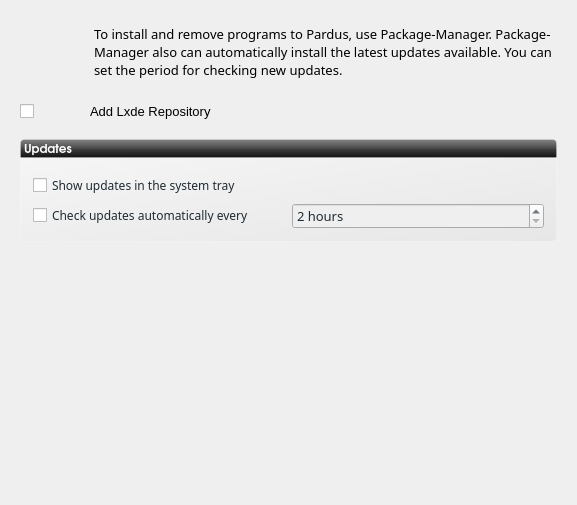
<?xml version="1.0" encoding="UTF-8"?>
<ui version="4.0">
 <class>packageWidget</class>
 <widget class="QWidget" name="packageWidget">
  <property name="geometry">
   <rect>
    <x>0</x>
    <y>0</y>
    <width>577</width>
    <height>505</height>
   </rect>
  </property>
  <property name="windowTitle">
   <string>Packages</string>
  </property>
  <property name="styleSheet">
   <string notr="true"/>
  </property>
  <layout class="QGridLayout" name="gridLayout">
   <property name="margin">
    <number>20</number>
   </property>
   <property name="spacing">
    <number>0</number>
   </property>
   <item row="5" column="0">
    <layout class="QVBoxLayout" name="verticalLayout_3">
     <item>
      <widget class="QGroupBox" name="groupBoxUpdates">
       <property name="sizePolicy">
        <sizepolicy hsizetype="Expanding" vsizetype="Preferred">
         <horstretch>0</horstretch>
         <verstretch>0</verstretch>
        </sizepolicy>
       </property>
       <property name="font">
        <font>
         <family>Sans Serif</family>
         <pointsize>10</pointsize>
         <weight>75</weight>
         <bold>true</bold>
        </font>
       </property>
       <property name="styleSheet">
        <string notr="true">#groupBoxUpdates{
background-color: qlineargradient(spread:pad, x1:1, y1:1, x2:0, y2:0, stop:0 rgba(219, 219, 219, 100), stop:1 rgba(255, 255, 255, 100));
border: 1px solid rgba(255,255,255,50);
border-bottom-left-radius: 4px;
border-bottom-right-radius: 4px;
}</string>
       </property>
       <property name="title">
        <string/>
       </property>
       <property name="flat">
        <bool>true</bool>
       </property>
       <layout class="QVBoxLayout" name="verticalLayout">
        <property name="margin">
         <number>10</number>
        </property>
        <item>
         <widget class="QCheckBox" name="showTray">
          <property name="font">
           <font>
            <family>Sans Serif</family>
            <pointsize>9</pointsize>
           </font>
          </property>
          <property name="styleSheet">
           <string notr="true">color: rgb(30, 43, 51)</string>
          </property>
          <property name="text">
           <string>Show updates in the system tray</string>
          </property>
         </widget>
        </item>
        <item>
         <layout class="QHBoxLayout" name="horizontalLayout">
          <item>
           <widget class="QCheckBox" name="checkUpdate">
            <property name="font">
             <font>
              <family>Sans Serif</family>
              <pointsize>9</pointsize>
             </font>
            </property>
            <property name="styleSheet">
             <string notr="true">color: rgb(30, 43, 51)</string>
            </property>
            <property name="text">
             <string>Check updates automatically every</string>
            </property>
           </widget>
          </item>
          <item>
           <widget class="QSpinBox" name="updateInterval">
            <property name="enabled">
             <bool>false</bool>
            </property>
            <property name="font">
             <font>
              <family>Sans Serif</family>
              <pointsize>10</pointsize>
             </font>
            </property>
            <property name="styleSheet">
             <string notr="true">color: rgb(30, 43, 51)</string>
            </property>
            <property name="suffix">
             <string> hours</string>
            </property>
            <property name="minimum">
             <number>2</number>
            </property>
            <property name="value">
             <number>2</number>
            </property>
           </widget>
          </item>
         </layout>
        </item>
       </layout>
      </widget>
     </item>
    </layout>
   </item>
   <item row="0" column="0">
    <layout class="QHBoxLayout" name="horizontalLayout_2">
     <property name="spacing">
      <number>0</number>
     </property>
     <item>
      <widget class="QLabel" name="label_4">
       <property name="minimumSize">
        <size>
         <width>64</width>
         <height>64</height>
        </size>
       </property>
       <property name="maximumSize">
        <size>
         <width>64</width>
         <height>64</height>
        </size>
       </property>
       <property name="sizeIncrement">
        <size>
         <width>0</width>
         <height>0</height>
        </size>
       </property>
       <property name="text">
        <string/>
       </property>
       <property name="pixmap">
        <pixmap resource="../data/kaptan.qrc">:/raw/pixmap/applications-other.png</pixmap>
       </property>
      </widget>
     </item>
     <item>
      <widget class="QLabel" name="description">
       <property name="minimumSize">
        <size>
         <width>300</width>
         <height>0</height>
        </size>
       </property>
       <property name="font">
        <font>
         <family>Sans Serif</family>
         <pointsize>10</pointsize>
        </font>
       </property>
       <property name="styleSheet">
        <string notr="true"/>
       </property>
       <property name="frameShadow">
        <enum>QFrame::Raised</enum>
       </property>
       <property name="text">
        <string>To install and remove programs to Pardus, use Package-Manager. Package-Manager also can automatically install the latest updates available. You can set the period for checking new updates.</string>
       </property>
       <property name="wordWrap">
        <bool>true</bool>
       </property>
       <property name="indent">
        <number>10</number>
       </property>
      </widget>
     </item>
    </layout>
   </item>
   <item row="2" column="0">
    <layout class="QHBoxLayout" name="horizontalLayout_3">
     <item>
      <widget class="QCheckBox" name="checkBox">
       <property name="maximumSize">
        <size>
         <width>70</width>
         <height>16777215</height>
        </size>
       </property>
       <property name="text">
        <string/>
       </property>
      </widget>
     </item>
     <item>
      <widget class="QLabel" name="add_repo">
       <property name="font">
        <font>
         <pointsize>10</pointsize>
         <kerning>true</kerning>
        </font>
       </property>
       <property name="focusPolicy">
        <enum>Qt::TabFocus</enum>
       </property>
       <property name="text">
        <string>Add Lxde Repository</string>
       </property>
       <property name="textFormat">
        <enum>Qt::AutoText</enum>
       </property>
       <property name="textInteractionFlags">
        <set>Qt::LinksAccessibleByMouse</set>
       </property>
      </widget>
     </item>
    </layout>
   </item>
   <item row="4" column="0">
    <widget class="QLabel" name="label">
     <property name="font">
      <font>
       <family>URW Gothic L</family>
       <pointsize>9</pointsize>
       <weight>75</weight>
       <bold>true</bold>
       <underline>false</underline>
      </font>
     </property>
     <property name="styleSheet">
      <string notr="true">    background-color: qlineargradient(spread:pad, x1:0.5, y1:0, x2:0.5, y2:1, stop:0 rgba(132, 132, 132, 255), stop:0.501481 rgba(70, 70, 70, 255), stop:0.503057 rgba(62, 62, 62, 255), stop:1 rgba(16, 16, 16, 255));
border: 1px solid rgba(255,255,255,50);
color:white;
border-top-left-radius: 4px;
border-top-right-radius: 4px;</string>
     </property>
     <property name="text">
      <string>Updates</string>
     </property>
     <property name="margin">
      <number>5</number>
     </property>
    </widget>
   </item>
   <item row="3" column="0">
    <spacer name="horizontalSpacer">
     <property name="orientation">
      <enum>Qt::Horizontal</enum>
     </property>
     <property name="sizeHint" stdset="0">
      <size>
       <width>40</width>
       <height>20</height>
      </size>
     </property>
    </spacer>
   </item>
   <item row="6" column="0">
    <spacer name="verticalSpacer">
     <property name="orientation">
      <enum>Qt::Vertical</enum>
     </property>
     <property name="sizeHint" stdset="0">
      <size>
       <width>20</width>
       <height>40</height>
      </size>
     </property>
    </spacer>
   </item>
   <item row="1" column="0">
    <spacer name="horizontalSpacer_2">
     <property name="orientation">
      <enum>Qt::Horizontal</enum>
     </property>
     <property name="sizeHint" stdset="0">
      <size>
       <width>40</width>
       <height>20</height>
      </size>
     </property>
    </spacer>
   </item>
  </layout>
 </widget>
 <resources>
  <include location="../data/kaptan.qrc"/>
 </resources>
 <connections/>
</ui>
